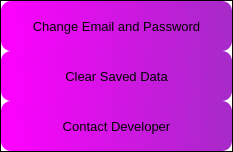
               <widget class="QFrame" name="frame_9">
                <property name="sizePolicy">
                 <sizepolicy hsizetype="Expanding" vsizetype="Preferred">
                  <horstretch>0</horstretch>
                  <verstretch>0</verstretch>
                 </sizepolicy>
                </property>
                <property name="minimumSize">
                 <size>
                  <width>233</width>
                  <height>0</height>
                 </size>
                </property>
                <property name="maximumSize">
                 <size>
                  <width>198</width>
                  <height>16777215</height>
                 </size>
                </property>
                <property name="styleSheet">
                 <string notr="true">background-color: qlineargradient(spread:pad, x1:0, y1:0, x2:1, y2:1, stop:0 rgba(0, 0, 0, 0), stop:1 rgba(255, 255, 255, 0));</string>
                </property>
                <property name="frameShape">
                 <enum>QFrame::StyledPanel</enum>
                </property>
                <property name="frameShadow">
                 <enum>QFrame::Raised</enum>
                </property>
                <layout class="QGridLayout" name="gridLayout">
                 <property name="leftMargin">
                  <number>0</number>
                 </property>
                 <property name="topMargin">
                  <number>0</number>
                 </property>
                 <property name="rightMargin">
                  <number>0</number>
                 </property>
                 <property name="bottomMargin">
                  <number>0</number>
                 </property>
                 <property name="spacing">
                  <number>0</number>
                 </property>
                 <item row="0" column="0">
                  <widget class="QPushButton" name="ChangeEmailPass">
                   <property name="sizePolicy">
                    <sizepolicy hsizetype="Expanding" vsizetype="Fixed">
                     <horstretch>0</horstretch>
                     <verstretch>0</verstretch>
                    </sizepolicy>
                   </property>
                   <property name="minimumSize">
                    <size>
                     <width>200</width>
                     <height>50</height>
                    </size>
                   </property>
                   <property name="maximumSize">
                    <size>
                     <width>500</width>
                     <height>16777215</height>
                    </size>
                   </property>
                   <property name="font">
                    <font>
                     <family>Segoe UI</family>
                     <pointsize>10</pointsize>
                     <weight>50</weight>
                     <bold>false</bold>
                    </font>
                   </property>
                   <property name="styleSheet">
                    <string notr="true">QPushButton{
border-radius:10px;
	background-color: qlineargradient(spread:pad, x1:0, y1:0.653, x2:1, y2:0.631, stop:0 rgba(255, 0, 255, 255), stop:1 rgba(166, 43, 200, 255));

}
QPushButton:hover{
	background-color: rgb(75, 200, 100);

}</string>
                   </property>
                   <property name="text">
                    <string>Change Email and Password</string>
                   </property>
                   <property name="shortcut">
                    <string>Return</string>
                   </property>
                  </widget>
                 </item>
                 <item row="1" column="0">
                  <widget class="QPushButton" name="ClearSavedData">
                   <property name="minimumSize">
                    <size>
                     <width>0</width>
                     <height>50</height>
                    </size>
                   </property>
                   <property name="font">
                    <font>
                     <family>Segoe UI</family>
                     <pointsize>10</pointsize>
                     <weight>50</weight>
                     <bold>false</bold>
                    </font>
                   </property>
                   <property name="toolTip">
                    <string>&lt;html&gt;&lt;head/&gt;&lt;body&gt;&lt;p&gt;&lt;span style=&quot; font-weight:600;&quot;&gt;.&lt;/span&gt;It will clear all the save data like Email, Password, Name, Meeting details etc.&lt;/p&gt;&lt;p&gt;&lt;span style=&quot; font-weight:600;&quot;&gt;.&lt;/span&gt;It neither harm your computer nor the app, just restart the app and it will ask you for the details again. &lt;/p&gt;&lt;/body&gt;&lt;/html&gt;</string>
                   </property>
                   <property name="styleSheet">
                    <string notr="true">QPushButton{
border-radius:10px;
	background-color: qlineargradient(spread:pad, x1:0, y1:0.653, x2:1, y2:0.631, stop:0 rgba(255, 0, 255, 255), stop:1 rgba(166, 43, 200, 255));

}
QPushButton:hover{
	background-color: rgb(75, 200, 100);

}</string>
                   </property>
                   <property name="text">
                    <string>Clear Saved Data</string>
                   </property>
                   <property name="shortcut">
                    <string>Return</string>
                   </property>
                  </widget>
                 </item>
                 <item row="2" column="0">
                  <widget class="QPushButton" name="ContactDeveloper">
                   <property name="minimumSize">
                    <size>
                     <width>0</width>
                     <height>50</height>
                    </size>
                   </property>
                   <property name="font">
                    <font>
                     <family>Segoe UI</family>
                     <pointsize>10</pointsize>
                     <weight>50</weight>
                     <bold>false</bold>
                    </font>
                   </property>
                   <property name="toolTip">
                    <string>&lt;html&gt;&lt;head/&gt;&lt;body&gt;&lt;p&gt;You will be redirected to developer's website.&lt;/p&gt;&lt;/body&gt;&lt;/html&gt;</string>
                   </property>
                   <property name="styleSheet">
                    <string notr="true">QPushButton{
border-radius:10px;
	background-color: qlineargradient(spread:pad, x1:0, y1:0.653, x2:1, y2:0.631, stop:0 rgba(255, 0, 255, 255), stop:1 rgba(166, 43, 200, 255));

}
QPushButton:hover{
	background-color: rgb(75, 200, 100);

}</string>
                   </property>
                   <property name="text">
                    <string>Contact Developer</string>
                   </property>
                   <property name="shortcut">
                    <string>Return</string>
                   </property>
                  </widget>
                 </item>
                </layout>
               </widget>
